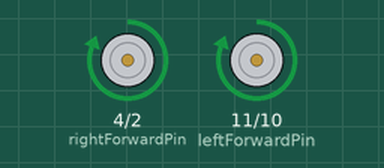
Simulated run of this sketch. Board: Arduino Uno, built with avr-gcc and run on an emulated ATmega328P. Parts: motor-driver pin pairs drawn as motors (green arrow = first pin HIGH = forward, orange = second pin HIGH = backward, longer = more drive, scaled by the enable pin).

Above: at 9.2 s.
At 28.9 s:
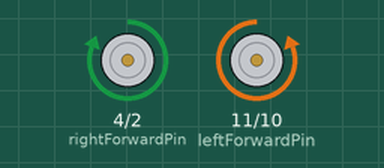
At 44.5 s:
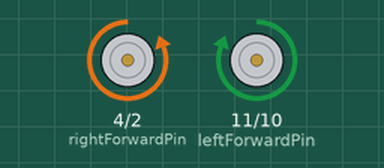
Timing chart, 0 to 58.9 s (numbered marks = the images above):
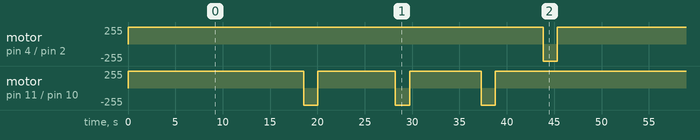

Measured:
- by itself, motor on pin 4 (rightForwardPin) / pin 2 (rightBackwardPin): alternates forward 255/255 for 43.8 s and backward 255/255 for 1.5 s
- by itself, motor on pin 11 (leftForwardPin) / pin 10 (leftBackwardPin): repeats every 45.3 s: backward 255/255 1.5 s, forward 255/255 8.2 s, backward 255/255 1.5 s, forward 255/255 7.6 s, backward 255/255 1.5 s, forward 255/255 25.1 s

The sketch:

superAutonomy.ino
```cpp
#define straight1 59
#define straight2 26
#define straight3 24
#define straight4 16

#define turn1 1500

#define speed 3.1788

int leftForwardPin = 11;
int leftBackwardPin = 10;
int rightForwardPin = 4;
int rightBackwardPin = 2;
int leftMotorSpeedPin = 6;
int rightMotorSpeedPin = 5;

void setup()
{
  pinMode(leftForwardPin, OUTPUT);
  pinMode(leftBackwardPin, OUTPUT);

  pinMode(rightForwardPin, OUTPUT);
  pinMode(rightBackwardPin, OUTPUT);

  pinMode(leftMotorSpeedPin, OUTPUT);
  pinMode(rightMotorSpeedPin, OUTPUT);

}

void setMAXSpeed() {
  analogWrite(leftMotorSpeedPin, 255);
    analogWrite(rightMotorSpeedPin, 255);
}

void moveForward()
{
  digitalWrite(leftForwardPin, HIGH);
  digitalWrite(leftBackwardPin, LOW);

  digitalWrite(rightForwardPin, HIGH);
  digitalWrite(rightBackwardPin, LOW);

}

void turnCounterClockwise()
{
digitalWrite(leftForwardPin, LOW);
  digitalWrite(leftBackwardPin, HIGH);

  digitalWrite(rightForwardPin, HIGH);
  digitalWrite(rightBackwardPin, LOW);
}

void turnClockwise()
{
digitalWrite(leftForwardPin, HIGH);
  digitalWrite(leftBackwardPin, LOW);

  digitalWrite(rightForwardPin, LOW);
  digitalWrite(rightBackwardPin, HIGH);
}

void loop()
{
  setMAXSpeed();
  moveForward();
  float delay1 = straight1/speed * 1000;
  delay(delay1);
  turnCounterClockwise();
  delay(turn1);
  moveForward();
  int delay2 = straight2/speed * 1000;
  delay(delay2);
  turnCounterClockwise();
  delay(turn1);
  moveForward();
  int delay3 = straight3/speed * 1000;
  delay(delay3);
  turnCounterClockwise();
  delay(turn1);
  moveForward();
  int delay4 = straight4/speed * 1000;
  delay(delay4);
  turnClockwise();
  delay(turn1);
  moveForward();
}
```
